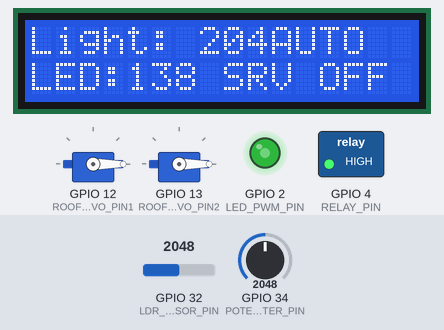
A sketch run on a simulated ESP32. On the bench: 2 × servo, 16×2 character LCD, switched loads named in the sketch (green lamp = pin HIGH), output pins drawn as LEDs (lit = HIGH). The test bench sets the inputs (shaded band); at power-on: GPIO 32 (LDR_SENSOR_PIN) = 2048, GPIO 34 (POTENTIOMETER_PIN) = 2048. WiFi joins after 1.5 s; servers stay silent unless stated; no MQTT or app messages arrive unless stated; what the sketch prints to the serial monitor is not drawn.

Above: at 4.9 s.
5.0 s: GPIO 32 (LDR_SENSOR_PIN) set to 3540
At 6.7 s:
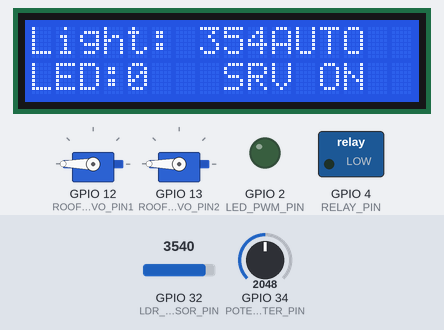
7.3 s: GPIO 32 (LDR_SENSOR_PIN) set to 760
At 8.5 s:
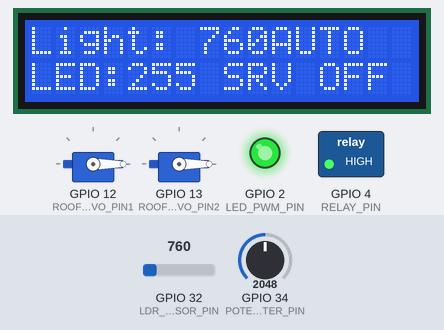
9.4 s: GPIO 32 (LDR_SENSOR_PIN) set to 829
At 11.4 s:
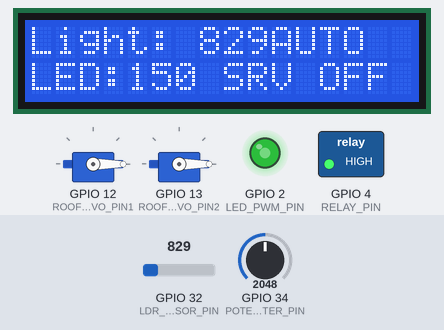
22.4 s: GPIO 32 (LDR_SENSOR_PIN) set to 2866
At 23.5 s:
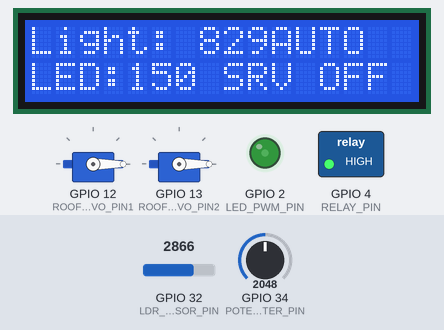
25.9 s: GPIO 32 (LDR_SENSOR_PIN) set to 491
At 27.4 s:
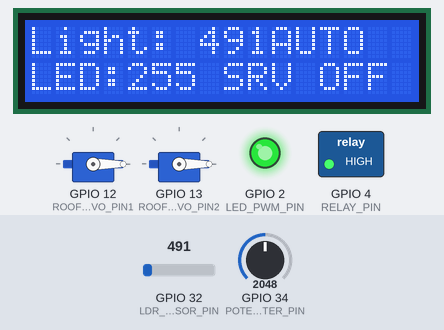
Timing chart, 0 to 28.9 s (numbered marks = the images above; inputs shaded):
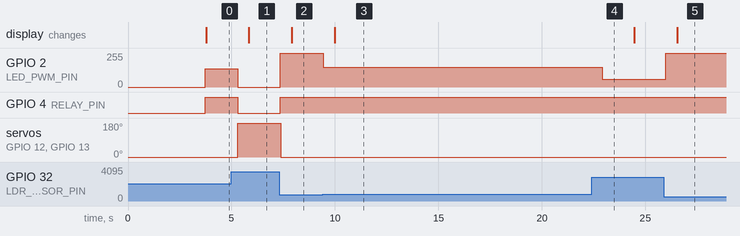

Measured:
- the behaviour switches between 799 and 800 on GPIO 32 (LDR_SENSOR_PIN) (found by bisection; images 2 and 3)
- after the input at 5.0 s, GPIO 2 (LED_PWM_PIN): 138/255 → 0/255 after 0.30 s; GPIO 4 (RELAY_PIN): HIGH → LOW after 0.30 s; servo on GPIO 12 (ROOF_SERVO_PIN1), servo on GPIO 13 (ROOF_SERVO_PIN2): 0° → 180° after 0.31 s; the display: changes after 0.85 s (image 1)
- after the input at 7.3 s, GPIO 2 (LED_PWM_PIN): 0/255 → 255/255 after 0.07 s; GPIO 4 (RELAY_PIN): LOW → HIGH after 0.07 s; servo on GPIO 12 (ROOF_SERVO_PIN1), servo on GPIO 13 (ROOF_SERVO_PIN2): 180° → 0° after 0.08 s; the display: changes after 0.62 s (image 2)
- after the input at 9.4 s, GPIO 2 (LED_PWM_PIN): 255/255 → 150/255 at once; the display: changes after 0.59 s (image 3)
- after the input at 22.4 s, GPIO 2 (LED_PWM_PIN): 150/255 → 60/255 after 0.51 s
- after the input at 25.9 s, GPIO 2 (LED_PWM_PIN): 60/255 → 255/255 after 0.10 s; the display: changes after 0.65 s (image 5)

The sketch:

main.ino
```cpp
/*
 * ESP32 Light Sensor Control Board
 * C++/Arduino Version for Smart Garden System
 * * Hardware Configuration (from Wokwi diagram):
 * - LDR Sensor: GPIO32 (Analog)
 * - PWM LED: GPIO2
 * - Relay: GPIO4
 * - Servo 1 (Roof): GPIO12
 * - Servo 2 (Valve): GPIO13
 * * LOGIC: All actuators controlled by Light Sensor (LDR).
 * * Author: Huynh Quoc Huy
 * Date: 2025-12-02
 */


#include <WiFi.h>
#include <PubSubClient.h>
#include <LiquidCrystal_I2C.h>
#include <Wire.h>
#include <ArduinoJson.h>
#include <ESP32Servo.h>
// Sử dụng ESP32Servo.h giúp tự động hóa cấu hình LEDC cho Servo

// WiFi Configuration
const char* WIFI_SSID = "Wokwi-GUEST";
const char* WIFI_PASSWORD = "";

// MQTT Configuration
const char* MQTT_BROKER = "broker.hivemq.com";
const int MQTT_PORT = 1883;
const char* MQTT_CLIENT_ID = "ESP_LIGHT_CONTROL_01";
const char* MQTT_TOPIC_SENSOR = "garden/sensor/light_data";
const char* MQTT_TOPIC_STATUS = "garden/status/light_board";
const char* MQTT_TOPIC_ALERTS = "garden/alerts/light_board";
const char* MQTT_TOPIC_COMMANDS = "garden/control/light_commands";

// Hardware Pin Definitions
const int LDR_SENSOR_PIN = 32;
const int LED_PWM_PIN = 2;
const int RELAY_PIN = 4;
const int ROOF_SERVO_PIN1 = 12;
const int ROOF_SERVO_PIN2 = 13;
const int POTENTIOMETER_PIN = 34;
const int BUTTON_1_PIN = 25;
const int BUTTON_2_PIN = 26;
const int BUTTON_3_PIN = 27;
const int LCD_SDA_PIN = 21;
const int LCD_SCL_PIN = 22;
const int LCD_I2C_ADDRESS = 0x27;

// Light Thresholds (Analog values from LDR, 0-4095 on ESP32)
const int LIGHT_MIN = 800;
const int LIGHT_MAX = 3500;
const int DARKNESS_THRESHOLD = 200;

// Timing Configuration
const unsigned long AUTOMATION_INTERVAL = 1000;
const unsigned long STATUS_INTERVAL = 5000;
const unsigned long WIFI_TIMEOUT = 20000;
const unsigned long MQTT_TIMEOUT = 15000;
const unsigned long BUTTON_DEBOUNCE = 200;

// System Variables
bool system_initialized = false;
bool mqtt_connected = false;
bool auto_mode = true;
bool roof_servo_active1 = false;
bool roof_servo_active2 = false;
bool relay_active = false;
bool led_pwm_active = false;

// Timing Variables
unsigned long last_automation_check = 0;
unsigned long last_status_publish = 0;
unsigned long last_sensor_read = 0;
unsigned long last_wifi_check = 0;
unsigned long last_mqtt_check = 0;
unsigned long last_button_check = 0;
unsigned long system_start_time = 0;

// PWM Variables
int led_brightness = 0;
int target_led_brightness = 0;

// Sensor Variables
int current_light_level = 0;
int current_potentiometer = 0;

// Button State Variables
bool button_1_last_state = HIGH;
bool button_2_last_state = HIGH;
bool button_3_last_state = HIGH;
bool button_1_current_state = HIGH;
bool button_2_current_state = HIGH;
bool button_3_current_state = HIGH;

// Global Objects
WiFiClient espClient;
PubSubClient client(espClient);
LiquidCrystal_I2C lcd(LCD_I2C_ADDRESS, 16, 2);
DynamicJsonDocument json_doc(512);

Servo roofServo1;
Servo roofServo2;

// Utility Functions
void printWiFiStatus() {
    Serial.print("WiFi Status: ");
    if (WiFi.status() == WL_CONNECTED) {
        Serial.println("Connected");
        Serial.print("IP Address: ");
        Serial.println(WiFi.localIP());
    } else {
        Serial.println("Disconnected or Connecting");
    }
}

void printMQTTStatus() {
    Serial.print("MQTT Status: ");
    if (client.connected()) {
        Serial.println("Connected");
    } else {
        Serial.println("Disconnected");
    }
}

void updateLCD() {
    lcd.clear();
    lcd.setCursor(0, 0);
    lcd.print("Light: ");
    lcd.print(current_light_level);

    lcd.setCursor(10, 0);
    lcd.print(auto_mode ? "AUTO" : "MAN");

    lcd.setCursor(0, 1);
    lcd.print("LED:");
    lcd.print(led_brightness);

    lcd.setCursor(8, 1);
    if (roof_servo_active1 || roof_servo_active2 ) {
        lcd.print("SRV ON");
    } else {
        lcd.print("SRV OFF");
    }
}

// HÀM ĐIỀU KHIỂN SERVO BẰNG THƯ VIỆN SERVO
void activateRoofServo(int angle) {
    roofServo1.write(constrain(angle, 0, 180));
    roofServo2.write(constrain(angle, 0, 180));
    roof_servo_active1 = (angle != 0);
    roof_servo_active2 = (angle != 0);
    Serial.println("🏠 Roof servo 1 ACTIVATED: " + String(angle) + " degrees");
    Serial.println("🏠 Roof servo 2 ACTIVATED: " + String(angle) + " degrees");
}

void deactivateRoofServo() {
    if (roof_servo_active1 || roof_servo_active2) {
        roofServo1.write(0);
        roofServo2.write(0);
        roof_servo_active1 = false;
        roof_servo_active2 = false;
        Serial.println("🏠 Roof servo DEACTIVATED");
    }
}

/*void activateValveServo(int angle) {
    valveServo.write(constrain(angle, 0, 180));
    valve_servo_active = (angle != 0);
    Serial.println("💧 Valve servo ACTIVATED: " + String(angle) + " degrees");
}*/

/*void deactivateValveServo() {
    if (valve_servo_active) {
        valveServo.write(0);
        valve_servo_active = false;
        Serial.println("💧 Valve servo DEACTIVATED");
    }
}*/

// HÀM ĐIỀU KHIỂN LED
void setLEDBrightness(int brightness) {
    brightness = constrain(brightness, 0, 255);
    led_brightness = brightness;

    // Sử dụng analogWrite (PWM)
    analogWrite(LED_PWM_PIN, brightness);

    target_led_brightness = brightness;
    led_pwm_active = brightness > 0;
    Serial.println("LED brightness set to: " + String(brightness));
}

void activateRelay() {
    if (!relay_active) {
        digitalWrite(RELAY_PIN, HIGH);
        relay_active = true;
        Serial.println("Relay activated");
    }
}

void deactivateRelay() {
    if (relay_active) {
        digitalWrite(RELAY_PIN, LOW);
        relay_active = false;
        Serial.println("Relay deactivated");
    }
}

int readLightSensor() {
    int reading = analogRead(LDR_SENSOR_PIN);
    current_light_level = reading;
    return reading;
}

int readPotentiometer() {
    int reading = analogRead(POTENTIOMETER_PIN);
    current_potentiometer = reading;
    return reading;
}

void auto_control_logic() {
    int light_level = readLightSensor();
    // --- 1. SÁNG QUÁ MỨC ---
    if (light_level > LIGHT_MAX) {
        Serial.println("☀️ AUTO: LIGHT TOO HIGH. Maximize roof opening.");
        deactivateRelay();
        setLEDBrightness(0);
        activateRoofServo(180);
        //deactivateValveServo();
    // --- 2. TỐI ---
    } else if (light_level < LIGHT_MIN) {
        Serial.println("🌑 AUTO: DARKNESS DETECTED. Activating artificial light.");
        activateRelay();
        setLEDBrightness(255);
        activateRoofServo(0);
        //deactivateValveServo();
    // --- 3. ÁNH SÁNG VỪA PHẢI ---
    } else {
        Serial.println("🌥️ AUTO: Light level stable. Adjusting LED.");
        int pwm_value = map(light_level, LIGHT_MIN, LIGHT_MAX, 255, 0);
        pwm_value = constrain(pwm_value, 0, 150);

        setLEDBrightness(pwm_value);
        if (pwm_value > 0) {
            activateRelay();
        } else {
            deactivateRelay();
        }
        activateRoofServo(0);
        //deactivateValveServo();
    }
}

void checkAutomation() {
    unsigned long current_time = millis();
    if (current_time - last_automation_check < 500) {
        return;
    }
    last_automation_check = current_time;

    if (!auto_mode) {
        return;
    }

    readLightSensor();
    readPotentiometer();

    auto_control_logic();
}

void publishSensorData() {
    if (!client.connected()) {
        return;
    }
    json_doc.clear();
    json_doc["device_id"] = "light_sensor";
    json_doc["light_value"] = current_light_level;
    json_doc["potentiometer_value"] = current_potentiometer;
    json_doc["led_brightness"] = led_brightness;
    json_doc["auto_mode"] = auto_mode;
    json_doc["roof1_servo_angle"] = roofServo1.read();
    json_doc["roof2_servo_angle"] = roofServo2.read();
    json_doc["relay_active"] = relay_active;
    json_doc["uptime"] = millis() - system_start_time;
    String message;
    serializeJson(json_doc, message);
    client.publish(MQTT_TOPIC_SENSOR, message.c_str());
}

void publishSystemStatus() {
    if (!client.connected()) {
        return;
    }
    json_doc.clear();
    json_doc["device_id"] = "light_control_board";
    json_doc["status"] = "online";
    json_doc["wifi_connected"] = (WiFi.status() == WL_CONNECTED);
    json_doc["mqtt_connected"] = mqtt_connected;
    json_doc["auto_mode"] = auto_mode;
    json_doc["system_uptime"] = millis() - system_start_time;
    json_doc["firmware_version"] = "1.0.0";
    json_doc["timestamp"] = millis();
    String message;
    serializeJson(json_doc, message);
    client.publish(MQTT_TOPIC_STATUS, message.c_str());
}

void mqttCallback(char* topic, byte* payload, unsigned int length) {
    Serial.println("MQTT message received: " + String(topic));

    payload[length] = '\0';
    String message = String((char*)payload);

    DeserializationError error = deserializeJson(json_doc, message);
    if (error) {
        Serial.println("JSON parsing failed: " + String(error.c_str()));
        return;
    }

    String command = json_doc["command"];

    if (command == "set_auto_mode") {
        bool new_auto_mode = json_doc["auto_mode"];
        auto_mode = new_auto_mode;
        Serial.println("Auto mode set to: " + String(auto_mode ? "AUTO" : "MANUAL"));
        updateLCD();

    } else if (command == "set_led_brightness") {
        int brightness = json_doc["brightness"];
        setLEDBrightness(brightness);
        updateLCD();

    } else if (command == "control_relay") {
        bool activate = json_doc["activate"];
        if (activate) {
            activateRelay();
        } else {
            deactivateRelay();
        }
        updateLCD();

    } else if (command == "control_roof_servo") {
        int angle = json_doc["angle"];
        activateRoofServo(angle);
        updateLCD();

    } /*else if (command == "control_valve_servo") {
        int angle = json_doc["angle"];
        //activateValveServo(angle);
        updateLCD();
      }*/

     else if (command == "get_status") {
        publishSystemStatus();
        publishSensorData();
    }
}

bool connectWiFi() {
    WiFi.mode(WIFI_STA);
    WiFi.begin(WIFI_SSID, WIFI_PASSWORD);

    Serial.println("Connecting to WiFi...");
    unsigned long start_time = millis();

    while (WiFi.status() != WL_CONNECTED && (millis() - start_time) < WIFI_TIMEOUT) {
        delay(500);
        Serial.print(".");
    }

    if (WiFi.status() == WL_CONNECTED) {
        Serial.println("\nWiFi connected successfully!");
        Serial.print("IP Address: ");
        Serial.println(WiFi.localIP());
        return true;
    } else {
        Serial.println("\nWiFi connection failed!");
        return false;
    }
}

bool connectMQTT() {
    client.setServer(MQTT_BROKER, MQTT_PORT);
    client.setCallback(mqttCallback);

    Serial.println("Connecting to MQTT broker...");

    while (!client.connected()) {
        Serial.print("Attempting MQTT connection...");

        if (client.connect(MQTT_CLIENT_ID)) {
            Serial.println("connected");
            mqtt_connected = true;

            client.subscribe(MQTT_TOPIC_COMMANDS);
            publishSystemStatus();

            return true;
        } else {
            Serial.print("failed, rc=");
            Serial.print(client.state());
            Serial.println(" try again in 5 seconds");
            delay(5000);
        }
    }

    return false;
}

void checkWiFiConnection() {
    unsigned long current_time = millis();
    if (current_time - last_wifi_check < 30000) { // Check every 30 seconds
        return;
    }
    last_wifi_check = current_time;

    if (WiFi.status() != WL_CONNECTED) {
        Serial.println("WiFi connection lost, attempting to reconnect...");
        connectWiFi();
    }
}

void checkMQTTConnection() {
    unsigned long current_time = millis();
    if (current_time - last_mqtt_check < 10000) { // Check every 10 seconds
        return;
    }
    last_mqtt_check = current_time;

    if (!client.connected() && WiFi.status() == WL_CONNECTED) {
        Serial.println("MQTT connection lost, attempting to reconnect...");
        mqtt_connected = false;
        connectMQTT();
    }

    client.loop();
}

void setup() {
    Serial.begin(115200);
    Serial.println();
    Serial.println("=== ESP32 Light Sensor Control Board ===");
    Serial.println("Author: Huynh Quoc Huy");
    Serial.println("Starting system initialization...");

    // Initialize system timing
    system_start_time = millis();
    system_initialized = false;

    // Initialize hardware pins
    Serial.println("Initializing hardware pins...");

    // LED setup
    pinMode(LED_PWM_PIN, OUTPUT);

    // Servo setup: Sử dụng thư viện ESP32Servo.h
    Serial.println("Attaching Servos...");
    // Hàm attach() tự động cấu hình PWM LEDC
    roofServo1.attach(ROOF_SERVO_PIN1);
    roofServo2.attach(ROOF_SERVO_PIN2);

    // Digital pins
    pinMode(RELAY_PIN, OUTPUT);
    pinMode(BUTTON_1_PIN, INPUT_PULLUP);
    pinMode(BUTTON_2_PIN, INPUT_PULLUP);
    pinMode(BUTTON_3_PIN, INPUT_PULLUP);

    // Initialize servos
    Serial.println("Setting initial servo positions...");
    activateRoofServo(0);
    //deactivateValveServo();

    // Initialize LCD
    Serial.println("Initializing LCD display...");
    lcd.init();
    lcd.backlight();
    lcd.clear();
    lcd.setCursor(0, 0);
    lcd.print("Smart Garden");
    lcd.setCursor(0, 1);
    lcd.print("Light Control v1.0");
    delay(2000);

    // Initialize WiFi
    Serial.println("Initializing WiFi connection...");
    if (connectWiFi()) {
        Serial.println("WiFi connected successfully!");
        printWiFiStatus();
    } else {
        Serial.println("WiFi connection failed!");
    }

    // Initialize MQTT
    Serial.println("Initializing MQTT connection...");
    if (connectMQTT()) {
        Serial.println("MQTT connected successfully!");
        printMQTTStatus();
    } else {
        Serial.println("MQTT connection failed!");
    }

    // Initialize sensor readings
    Serial.println("Initializing sensor readings...");
    current_light_level = readLightSensor();
    current_potentiometer = readPotentiometer();

    // Initialize LED and relay
    setLEDBrightness(0);
    deactivateRelay();

    // Final system status
    system_initialized = true;
    updateLCD();

    Serial.println();
    Serial.println("=== System initialization complete! ===");
    Serial.println("Light Sensor Control Board Ready");
    Serial.println("WiFi: " + String(WiFi.status() == WL_CONNECTED ? "Connected" : "Disconnected"));
    Serial.println("MQTT: " + String(client.connected() ? "Connected" : "Disconnected"));
    Serial.println("Auto Mode: " + String(auto_mode ? "Enabled" : "Disabled"));
    Serial.println("Light Level: " + String(current_light_level));
    Serial.println();
}

void loop() {
    unsigned long current_time = millis();

    // Check connections
    checkWiFiConnection();
    checkMQTTConnection();

    // Check automation
    checkAutomation();

    // Publish sensor data periodically
    if (current_time - last_sensor_read >= 5000) { // Every 5 seconds
        readLightSensor();
        readPotentiometer();
        publishSensorData();
        last_sensor_read = current_time;
    }

    // Publish system status periodically
    if (current_time - last_status_publish >= STATUS_INTERVAL) {
        publishSystemStatus();
        last_status_publish = current_time;
    }

    // Update LCD display periodically
    static unsigned long last_lcd_update = 0;
    if (current_time - last_lcd_update >= 2000) { // Update every 2 seconds
        updateLCD();
        last_lcd_update = current_time;
    }

    // Small delay to prevent excessive CPU usage
    delay(100);
}
```
